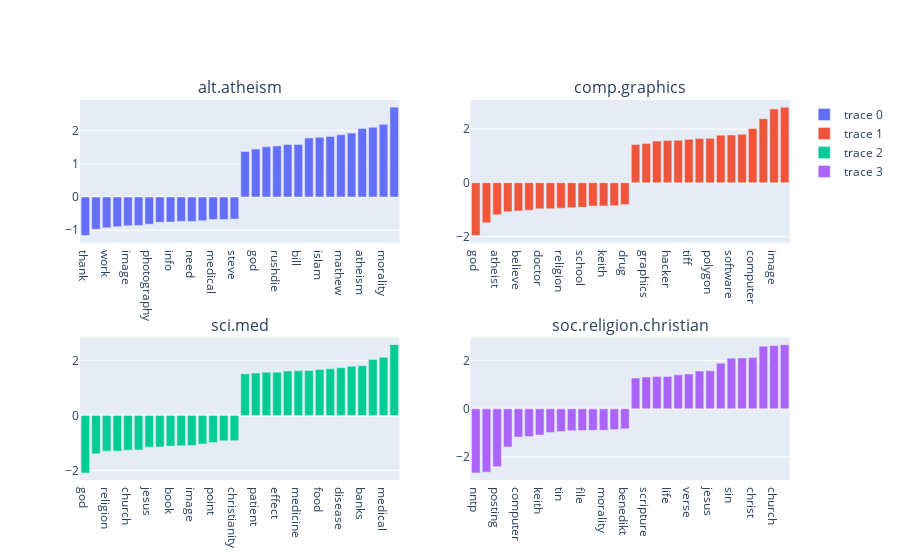

Here is the notebook cell this chart was saved with:
### Code cell
fig = make_subplots(rows=2, cols=2,
                    subplot_titles=(bar1[2], bar2[2], bar3[2], bar4[2]))

fig.add_trace(
    go.Bar(x=bar1[0], y=bar1[1]),
    row=1, col=1
)

fig.add_trace(
    go.Bar(x=bar2[0], y=bar2[1]),
    row=1, col=2
)

fig.add_trace(
    go.Bar(x=bar3[0], y=bar3[1]),
    row=2, col=1
)

fig.add_trace(
    go.Bar(x=bar4[0], y=bar4[1]),
    row=2, col=2
)

### Figure 1 — Plotly figure (JSON) as saved in the notebook; plotly's stock layout.template omitted (floating-point values rounded to 4 significant figures)
{"data": [{"type": "bar", "x": ["thank", "mail", "work", "christians", "image", "doctor", "photography", "sin", "info", "christ", "need", "graphic", "medical", "information", "steve", "gregg", "god", "jon", "rushdie", "benedikt", "bill", "religion", "islam", "moral", "mathew", "islamic", "atheism", "atheist", "morality", "keith"], "xaxis": "x", "y": [-1.159, -0.9764, -0.9273, -0.8966, -0.8718, -0.8609, -0.8209, -0.7645, -0.754, -0.7373, -0.7368, -0.7163, -0.6808, -0.6804, -0.666, 1.375, 1.448, 1.514, 1.542, 1.583, 1.584, 1.781, 1.802, 1.828, 1.878, 1.929, 2.068, 2.104, 2.193, 2.713], "yaxis": "y"}, {"type": "bar", "x": ["god", "people", "atheist", "christian", "believe", "bible", "doctor", "church", "religion", "jesus", "school", "think", "keith", "cause", "drug", "card", "graphics", "ftp", "hacker", "version", "tiff", "code", "polygon", "format", "software", "program", "computer", "file", "image", "graphic"], "xaxis": "x2", "y": [-1.961, -1.495, -1.195, -1.079, -1.051, -1.023, -0.9725, -0.9642, -0.9482, -0.931, -0.9146, -0.8686, -0.8632, -0.8539, -0.8099, 1.426, 1.466, 1.551, 1.576, 1.581, 1.618, 1.651, 1.653, 1.77, 1.778, 1.807, 2.016, 2.384, 2.75, 2.817], "yaxis": "y2"}, {"type": "bar", "x": ["god", "christian", "religion", "graphic", "church", "file", "jesus", "bible", "book", "atheist", "image", "christians", "point", "james", "christianity", "krillean", "patient", "gordon", "effect", "information", "medicine", "treatment", "food", "health", "disease", "msg", "banks", "photography", "medical", "doctor"], "xaxis": "x3", "y": [-2.091, -1.397, -1.299, -1.298, -1.262, -1.253, -1.152, -1.142, -1.112, -1.104, -1.092, -1.033, -0.9848, -0.9222, -0.9145, 1.521, 1.551, 1.579, 1.583, 1.624, 1.634, 1.646, 1.685, 1.704, 1.747, 1.803, 1.817, 2.049, 2.128, 2.587], "yaxis": "y3"}, {"type": "bar", "x": ["nntp", "host", "posting", "distribution", "computer", "newsreader", "keith", "keyword", "tin", "article", "file", "apr", "morality", "system", "benedikt", "mary", "scripture", "bible", "life", "heaven", "verse", "catholic", "jesus", "christianity", "sin", "christian", "christ", "god", "church", "christians"], "xaxis": "x4", "y": [-2.659, -2.629, -2.403, -1.586, -1.174, -1.153, -1.088, -0.9824, -0.9456, -0.9125, -0.9002, -0.8877, -0.886, -0.8621, -0.8242, 1.277, 1.326, 1.34, 1.345, 1.412, 1.451, 1.569, 1.585, 1.892, 2.102, 2.117, 2.129, 2.603, 2.627, 2.668], "yaxis": "y4"}], "layout": {"annotations": [{"font": {"size": 16}, "showarrow": false, "text": "alt.atheism", "x": 0.225, "xanchor": "center", "xref": "paper", "y": 1, "yanchor": "bottom", "yref": "paper"}, {"font": {"size": 16}, "showarrow": false, "text": "comp.graphics", "x": 0.775, "xanchor": "center", "xref": "paper", "y": 1, "yanchor": "bottom", "yref": "paper"}, {"font": {"size": 16}, "showarrow": false, "text": "sci.med", "x": 0.225, "xanchor": "center", "xref": "paper", "y": 0.375, "yanchor": "bottom", "yref": "paper"}, {"font": {"size": 16}, "showarrow": false, "text": "soc.religion.christian", "x": 0.775, "xanchor": "center", "xref": "paper", "y": 0.375, "yanchor": "bottom", "yref": "paper"}], "autosize": true, "xaxis": {"anchor": "y", "autorange": true, "domain": [0, 0.45], "range": [-0.5, 29.5], "type": "category"}, "xaxis2": {"anchor": "y2", "autorange": true, "domain": [0.55, 1], "range": [-0.5, 29.5], "type": "category"}, "xaxis3": {"anchor": "y3", "autorange": true, "domain": [0, 0.45], "range": [-0.5, 29.5], "type": "category"}, "xaxis4": {"anchor": "y4", "autorange": true, "domain": [0.55, 1], "range": [-0.5, 29.5], "type": "category"}, "yaxis": {"anchor": "x", "autorange": true, "domain": [0.625, 1], "range": [-1.374, 2.929], "type": "linear"}, "yaxis2": {"anchor": "x2", "autorange": true, "domain": [0.625, 1], "range": [-2.226, 3.083], "type": "linear"}, "yaxis3": {"anchor": "x3", "autorange": true, "domain": [0, 0.375], "range": [-2.35, 2.847], "type": "linear"}, "yaxis4": {"anchor": "x4", "autorange": true, "domain": [0, 0.375], "range": [-2.955, 2.964], "type": "linear"}}}
